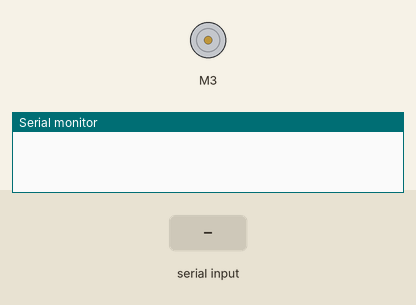
A sketch run on a simulated Arduino Uno, built with avr-gcc and run on an emulated ATmega328P. Shown: DC motor (green arrow = forward, orange = backward, longer = faster), the last lines printed to the serial monitor. The inputs (shaded band) are chosen by the test bench.

Above: at 1.2 s.
1.3 s: "90,45\n" received over Serial
At 2.5 s:
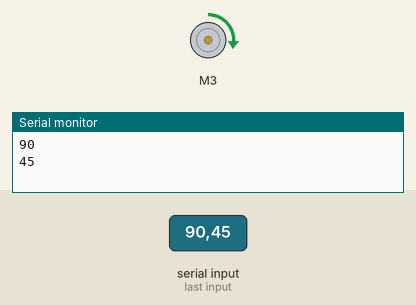
2.8 s: "30,150\n" received over Serial
At 3.8 s:
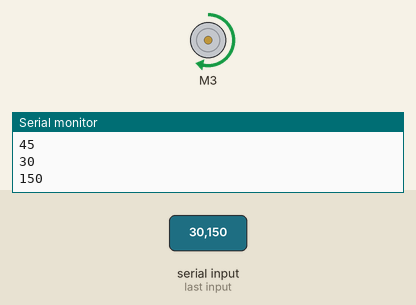
4.3 s: "5\n" received over Serial
At 4.8 s:
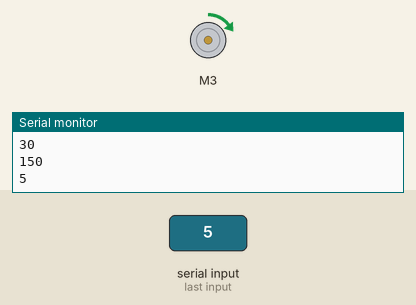
5.8 s: "200\n" received over Serial
At 7.0 s:
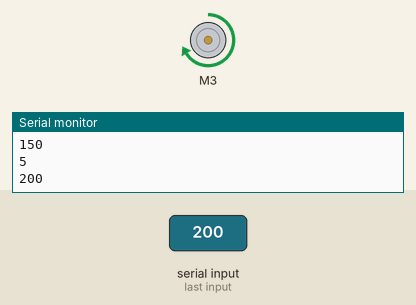
7.3 s: "90\n" received over Serial
At 8.3 s:
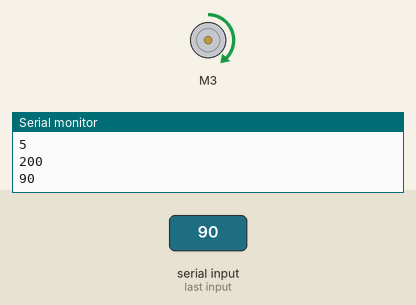
Timing chart, 0 to 9.8 s (numbered marks = the images above; inputs shaded):
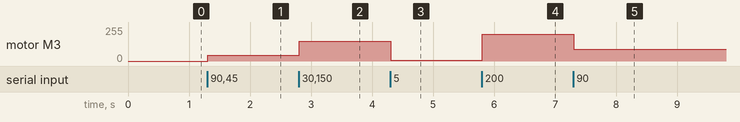

Measured:
- after the input at 1.3 s, motor M3: stopped → forward 45/255 at once
- after the input at 2.8 s, motor M3: forward 45/255 → forward 150/255 at once
- after the input at 4.3 s, motor M3: forward 150/255 → forward 5/255 at once
- after the input at 5.8 s, motor M3: forward 5/255 → forward 200/255 at once
- after the input at 7.3 s, motor M3: forward 200/255 → forward 90/255 at once

The sketch:

sketch_nov05a.ino
```cpp
#include <Wire.h>
#include <Adafruit_MotorShield.h>
#include "utility/Adafruit_MS_PWMServoDriver.h"


Adafruit_MotorShield AFMS = Adafruit_MotorShield();

Adafruit_DCMotor *myMotor = AFMS.getMotor(3);

int speed = 100;
void setup()
{

  AFMS.begin();
  Serial.begin(9600);
}

void loop()
{
  int new_speed = Serial.parseInt();
  if (new_speed == -1000){
    speed = 0;
    Serial.println(speed);
    myMotor->setSpeed(speed);
    myMotor->run(FORWARD);
  }
  else if(new_speed > 0){
    if (new_speed > 255){new_speed = 255;}
    speed = new_speed;
    Serial.println(new_speed);
    myMotor->setSpeed(speed);
    myMotor->run(FORWARD);
  }
  else if (new_speed < 0){
    if (new_speed < -255){new_speed = -255;}
    speed = -new_speed;
    Serial.println(new_speed);
    myMotor->setSpeed(speed);
    myMotor->run(BACKWARD);
  }
}
```
